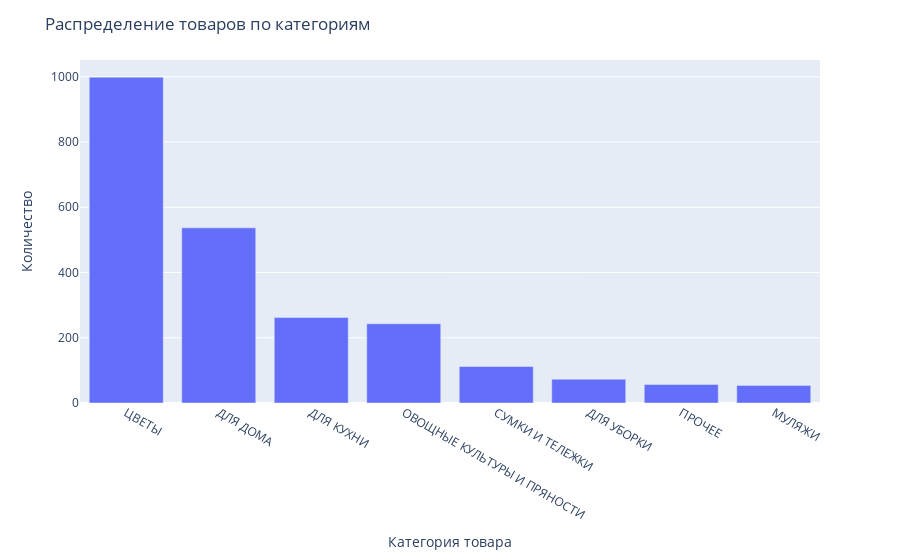

The notebook cell this image was saved under:
### Code cell
# Сколько товаров в каждой категории
fig = px.bar(data_by_category, x='category', y='product_count')
fig.update_layout(title='Распределение товаров по категориям', xaxis_title='Категория товара', yaxis_title='Количество')
fig.show()

### Figure 1 — Plotly figure (JSON) as saved in the notebook; plotly's stock layout.template omitted (floating-point values rounded to 4 significant figures)
{"data": [{"alignmentgroup": "True", "hovertemplate": "category=%{x}<br>product_count=%{y}<extra></extra>", "legendgroup": "", "marker": {"color": "#636efa", "pattern": {"shape": ""}}, "name": "", "offsetgroup": "", "orientation": "v", "showlegend": false, "textposition": "auto", "type": "bar", "x": ["ЦВЕТЫ", "ДЛЯ ДОМА", "ДЛЯ КУХНИ", "ОВОЩНЫЕ КУЛЬТУРЫ И ПРЯНОСТИ", "СУМКИ И ТЕЛЕЖКИ", "ДЛЯ УБОРКИ", "ПРОЧЕЕ", "МУЛЯЖИ"], "xaxis": "x", "y": [999, 537, 262, 243, 112, 73, 57, 54], "yaxis": "y"}], "layout": {"barmode": "relative", "legend": {"tracegroupgap": 0}, "margin": {"t": 60}, "title": {"text": "Распределение товаров по категориям"}, "xaxis": {"anchor": "y", "domain": [0, 1], "title": {"text": "Категория товара"}}, "yaxis": {"anchor": "x", "domain": [0, 1], "title": {"text": "Количество"}}}}
